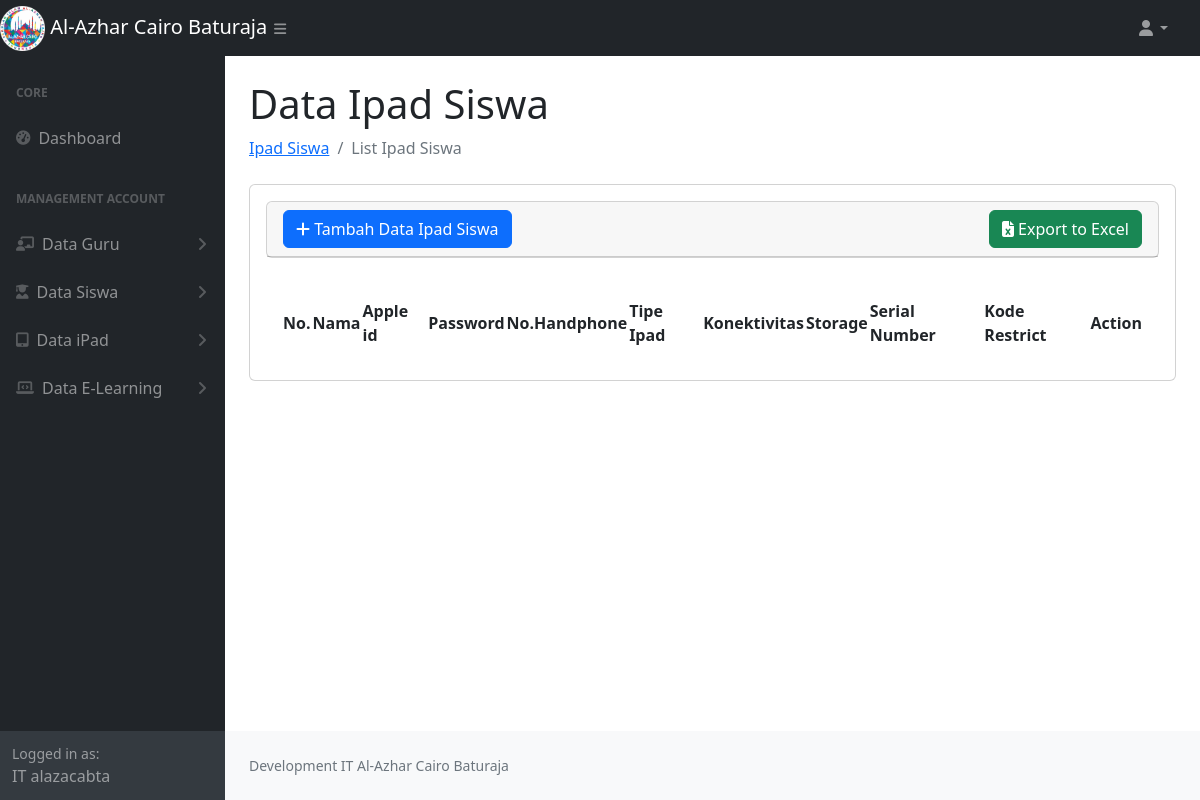
Page /data_ipad_siswa.php on the earlier database version.
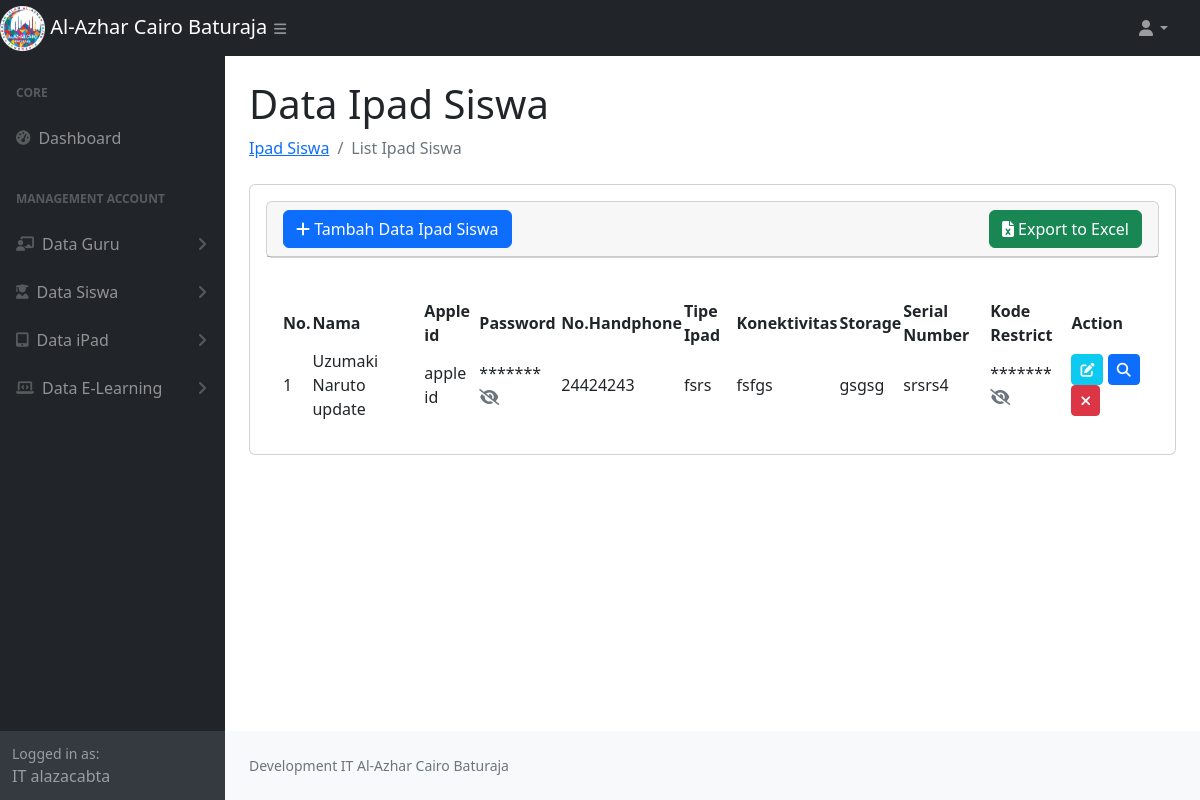
Same page on the later database version.
### tables this page shows
CREATE TABLE `dataipad` (
  `id_apple` int NOT NULL AUTO_INCREMENT,
  `nama` varchar(200) NOT NULL,
  `apple_id` varchar(200) NOT NULL,
  `password` varchar(100) NOT NULL,
  `no_handphone` varchar(50) NOT NULL,
  `tipe_ipad` varchar(100) NOT NULL,
  `konektivitas` varchar(50) NOT NULL,
  `storage` varchar(20) NOT NULL,
  `serial_number` varchar(50) NOT NULL,
  `kode_restrict` varchar(20) NOT NULL,
  `type` enum('Guru','Siswa') DEFAULT NULL,
  PRIMARY KEY (`id_apple`)
);

### data_ipad_siswa.php (the view, shortened to what the changed rows need)
<?php
require_once 'function.php';
$type = 'Siswa';
$sql = "SELECT * FROM dataipad WHERE type = ?";
$stmt = $conn->prepare($sql);
$stmt->bind_param("s", $type);
$stmt->execute();
$result = $stmt->get_result();
$dataIpadGuru = [];
while ($row = $result->fetch_assoc()) {
    $dataIpadGuru[] = $row;
}
?>
<!DOCTYPE html>
<html lang="en">
    <head>
        <link href="https://cdn.jsdelivr.net/npm/simple-datatables@7.1.2/dist/style.min.css" rel="stylesheet" />
        <link href="css/styles.css" rel="stylesheet" />
        <link rel="stylesheet" href="https://cdnjs.cloudflare.com/ajax/libs/toastr.js/latest/toastr.css">
        <link rel="stylesheet" href="https://cdnjs.cloudflare.com/ajax/libs/font-awesome/6.7.2/css/all.min.css">
    </head>
    <body class="sb-nav-fixed">
        <div id="layoutSidenav">
            <div id="layoutSidenav_content">
                <main>
                    <div class="container-fluid px-4">
                        <h1 class="mt-4">Data Ipad Siswa</h1>
                        <div class="card mb-4">
                            <div class="card-body">
                            <div class="card-body">
                                <table id="datatablesSimple">
                                    <thead>
                                        <tr>
                                            <th>No.</th>
                                            <th>Nama</th>
                                            <th>Apple id</th>
                                            <th>Password</th>
                                            <th>No.Handphone</th>
                                            <th>Tipe Ipad</th>
                                            <th>Konektivitas</th>
                                            <th>Storage</th>
                                            <th>Serial Number</th>
                                            <th>Kode Restrict</th>
                                            <th>Action</th>
                                        </tr>
                                    </thead>
                                    <tbody>
                                        <?php
                                            foreach ($dataIpadGuru as $key => $data) {
                                        ?>
                                        <tr>
                                            <td><?= $key + 1; ?></td>
                                            <td><?= $data['nama']; ?></td>
                                            <td><?= $data['apple_id']; ?></td>
                                            <td>
                                                <span>*******</span>
                                                <a href="javascript:void(0)" class="show-password text-muted" title="Lihat Password" data-password="<?= $data['password']; ?>">
                                                    <i class="fas fa-eye-slash"></i>
                                                </a>
                                            </td>
                                            <td><?= $data['no_handphone']; ?></td>
                                            <td><?= $data['tipe_ipad']; ?></td>
                                            <td><?= $data['konektivitas']; ?></td>
                                            <td><?= $data['storage']; ?></td>
                                            <td><?= $data['serial_number']; ?></td>
                                            <td>
                                                <span>*******</span>
                                                <a href="javascript:void(0)" class="show-restrict text-muted" title="Lihat Kode Restrict" data-restrict="<?= $data['kode_restrict']; ?>">
                                                    <i class="fas fa-eye-slash"></i>
                                                </a>
                                            </td>
                                            <td>
                                                <a href="javascript:void(0)" data-url="<?= 'show_ipad_guru.php' ?>" data-id="<?= $data['id_apple'] ?>" class="edit btn btn-info btn-sm text-light "> <i class="fas fa-edit"></i></a>
                                                  <a href="javascript:void(0)" data-url="<?= 'show_ipad_guru.php' ?>" data-id="<?= $data['id_apple'] ?>" class="detail btn btn-primary btn-sm"> <i class="fas fa-search"></i></a>
                                                <a href="javascript:void(0)" data-url="<?= 'delete_ipad_guru.php' ?>" data-id="<?= $data['id_apple'] ?>" class="delete btn btn-danger btn-sm"> <i class="fas fa-times"></i></a>
                                            </td>
                                        </tr>
                                        <?php
                                            }
                                        ?>
                                    </tbody>
                                </table>
                            </div>
                        </div>
                    </div>
                </main>
            </div>
        </div>
    </body>
</html>

Differences in the rows shown:
added dataipad: nama "Uzumaki Naruto update", apple "apple id", no_handphone "24424243", tipe_ipad "fsrs", konektivitas "fsfgs", storage "gsgsg", serial_number "srsrs4"
